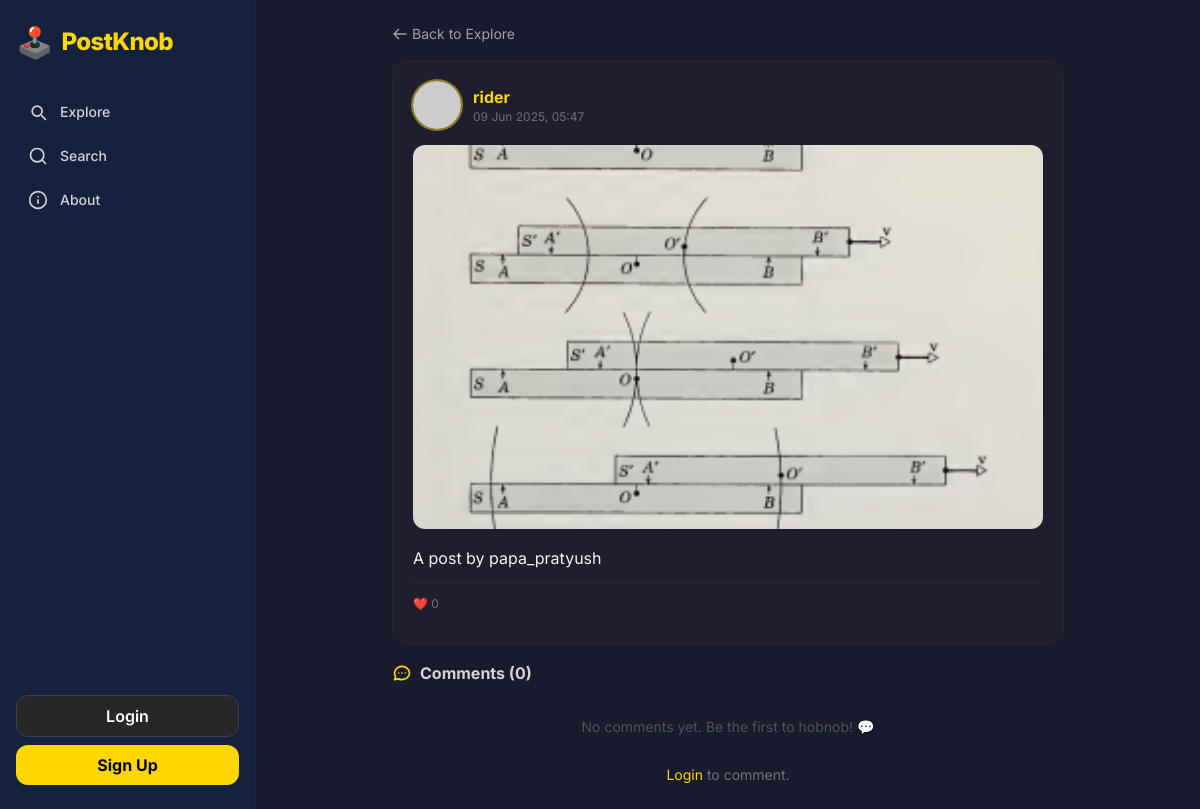
The page /postknob/post/3/ on the database as committed earlier.
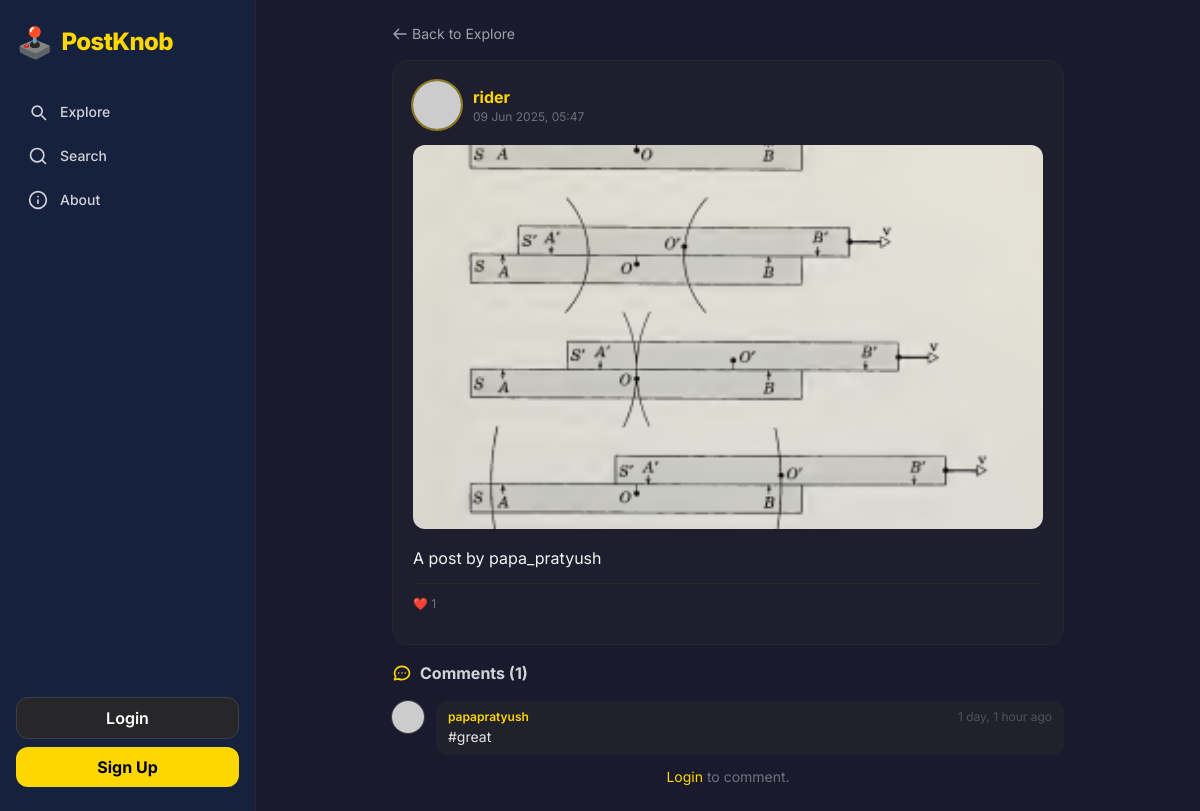
The same page on the database as committed later.
### postknob/models.py (models this page shows, shortened)
class Post(models.Model):
    user = models.ForeignKey(User, on_delete=models.CASCADE, related_name="posts")
    text = models.TextField(max_length=1000)
    photo = models.ImageField(upload_to="photos/", blank=True, null=True)
    hashtags = models.ManyToManyField(Hashtag, blank=True, related_name="posts")
    created_at = models.DateTimeField(auto_now_add=True)
    updated_at = models.DateTimeField(auto_now=True)
    class Meta:
        ordering = ["-created_at"]
        indexes = [
            models.Index(fields=["-created_at"]),
            models.Index(fields=["user", "-created_at"]),
        ]

class Comment(models.Model):
    user = models.ForeignKey(User, on_delete=models.CASCADE, related_name="comments")
    post = models.ForeignKey(Post, on_delete=models.CASCADE, related_name="comments")
    body = models.TextField(max_length=500)
    created_at = models.DateTimeField(auto_now_add=True)
    class Meta:
        ordering = ["created_at"]
        indexes = [models.Index(fields=["post", "created_at"])]

### postknob/views.py (the view)
# urls.py: path("post/<int:pk>/", views.tweet_detail, name="tweet_detail"),
def tweet_detail(request, pk):
    tweet = get_object_or_404(
        Post.objects.select_related("user", "user__profile").prefetch_related("hashtags", "likes"),
        pk=pk,
    )
    comments = tweet.comments.select_related("user", "user__profile").order_by("created_at")
    comment_form = CommentForm()
    liked = request.user.is_authenticated and tweet.likes.filter(user=request.user).exists()
    bookmarked = request.user.is_authenticated and tweet.bookmarks.filter(user=request.user).exists()
    return render(request, "tweet_detail.html", {
        "tweet": tweet,
        "comments": comments,
        "comment_form": comment_form,
        "liked": liked,
        "bookmarked": bookmarked,
    })

### postknob/models.py (called while the page is built)
    def get_avatar(self):
        if self.avatar and hasattr(self.avatar, "url"):
            return self.avatar.url
        if self.avatar_url:
            return self.avatar_url
        return "https://ui-avatars.com/api/?name={}&background=1a1a2e&color=FFD700&bold=true".format(
            self.user.username
        )

### postknob/templates/tweet_detail.html (shortened to what this page needs)
{% extends "layout.html" %}
{% block content %}
<div class="max-w-2xl mx-auto">
  <a href="{% url 'postknob:tweet_list' %}" class="inline-flex items-center gap-1 text-zinc-400 hover:text-gold text-sm mb-4 transition">
    <svg class="w-4 h-4" fill="none" stroke="currentColor" stroke-width="2" viewBox="0 0 24 24"><path stroke-linecap="round" stroke-linejoin="round" d="M10 19l-7-7m0 0l7-7m-7 7h18"/></svg>
    Back to Explore
  </a>
  <div class="card p-5 animate-fade-in">
    <div class="flex items-center gap-3 mb-4">
      <a href="{% url 'postknob:profile' username=tweet.user.username %}">
        <img src="{{ tweet.user.profile.get_avatar }}" alt="{{ tweet.user.username }}" class="w-12 h-12 rounded-full object-cover ring-2 ring-gold/50 hover:ring-gold transition">
      </a>
      <div>
        <a href="{% url 'postknob:profile' username=tweet.user.username %}" class="font-bold text-gold hover:underline">{{ tweet.user.username }}</a>
        <p class="text-zinc-500 text-xs">{{ tweet.created_at|date:"d M Y, H:i" }}</p>
      </div>
    </div>
    {% if tweet.photo %}
    <img src="{{ tweet.photo.url }}" alt="Post image" class="w-full rounded-xl mb-4 object-cover max-h-96 cursor-zoom-in" id="post-image">
    {% endif %}
    <p class="text-zinc-100 text-base leading-relaxed mb-3">{{ tweet.text }}</p>
    <div class="flex items-center gap-4 py-3 border-t border-zinc-800">
      {% if user.is_authenticated %}
      <div hx-target="this" hx-swap="outerHTML">
        {% include "partials/like_btn.html" with tweet=tweet liked=liked like_count=tweet.likes.count %}
      </div>
      <div hx-target="this" hx-swap="outerHTML" class="ml-auto">
        {% include "partials/bookmark_btn.html" with tweet=tweet bookmarked=bookmarked %}
      </div>
      {% else %}
      <span class="text-zinc-500 text-xs">❤️ {{ tweet.likes.count }}</span>
      {% endif %}
    </div>
  </div>
  <div class="mt-4">
    <h2 class="font-bold text-zinc-300 mb-3 flex items-center gap-2" id="comments">
      Comments ({{ tweet.comments.count }})
    </h2>
    {% include "partials/comment_section.html" with tweet=tweet comments=comments comment_form=comment_form %}
  </div>
</div>
{% endblock %}

### templates/layout.html (shortened to what this page needs)
{% load static %}
<!DOCTYPE html>
<html lang="en" class="dark">
<head>
  <script src="https://cdn.tailwindcss.com"></script>
</head>
<body class="bg-brand text-white min-h-screen flex" hx-boost="true" hx-headers='{"X-CSRFToken": "{{ csrf_token }}"}'>
  <aside
    class="hidden lg:flex flex-col w-64 min-h-screen bg-brand-mid border-r border-zinc-800 fixed top-0 left-0 z-30 px-4 py-6">
    <a href="{% url 'home' %}" class="flex items-center gap-2 mb-8 group">
      <span class="text-3xl select-none">🕹️</span>
      <span class="text-2xl font-extrabold text-gold tracking-tight group-hover:opacity-80 transition">PostKnob</span>
    </a>
    <nav class="flex flex-col gap-1 flex-1">
      <a href="{% url 'postknob:tweet_list' %}"
        class="nav-link {% if request.resolver_match.url_name == 'tweet_list' %}active{% endif %}">
        <svg class="w-5 h-5" fill="none" stroke="currentColor" stroke-width="2" viewBox="0 0 24 24">
          <path stroke-linecap="round" stroke-linejoin="round" d="M21 21l-4.35-4.35M17 11A6 6 0 115 11a6 6 0 0112 0z" />
        </svg>
        Explore
      </a>
      <a href="{% url 'postknob:search' %}"
        class="nav-link {% if request.resolver_match.url_name == 'search' %}active{% endif %}">
        <svg class="w-5 h-5" fill="none" stroke="currentColor" stroke-width="2" viewBox="0 0 24 24">
          <circle cx="11" cy="11" r="8" />
          <path stroke-linecap="round" d="m21 21-4.35-4.35" />
        </svg>
        Search
      </a>
      <a href="{% url 'postknob:about' %}" class="nav-link">
        <svg class="w-5 h-5" fill="none" stroke="currentColor" stroke-width="2" viewBox="0 0 24 24">
          <circle cx="12" cy="12" r="10" />
          <path stroke-linecap="round" d="M12 16v-4m0-4h.01" />
        </svg>
        About
      </a>
    </nav>
    {% if user.is_authenticated %}
    <a href="{% url 'postknob:tweet_create' %}"
      class="mt-4 flex items-center justify-center gap-2 bg-gold text-black font-bold rounded-xl py-3 hover:bg-yellow-300 transition transform hover:scale-105 shadow-lg shadow-yellow-900/20">
      <svg class="w-5 h-5" fill="none" stroke="currentColor" stroke-width="2.5" viewBox="0 0 24 24">
        <path stroke-linecap="round" stroke-linejoin="round" d="M12 4v16m8-8H4" />
      </svg>
      New Post
    </a>
    <div class="mt-6 flex items-center gap-3 border-t border-zinc-700 pt-4">
      <img src="{{ user.profile.get_avatar }}" alt="avatar"
        class="w-10 h-10 rounded-full object-cover ring-2 ring-gold">
      <div class="flex-1 min-w-0">
        <p class="font-semibold text-gold truncate text-sm">{{ user.username }}</p>
        <p class="text-zinc-400 text-xs truncate">@{{ user.username }}</p>
      </div>
      <form method="post" action="{% url 'postknob:logout' %}">
        {% csrf_token %}
        <button type="submit" title="Logout" class="text-zinc-400 hover:text-red-400 transition">
          <svg class="w-5 h-5" fill="none" stroke="currentColor" stroke-width="2" viewBox="0 0 24 24">
            <path stroke-linecap="round" stroke-linejoin="round"
              d="M17 16l4-4m0 0l-4-4m4 4H7m6 4v1a2 2 0 01-2 2H5a2 2 0 01-2-2V7a2 2 0 012-2h6a2 2 0 012 2v1" />
          </svg>
        </button>
      </form>
    </div>
    {% else %}
    <div class="mt-4 flex flex-col gap-2">
      <a href="{% url 'login' %}" class="btn-secondary text-center">Login</a>
      <a href="{% url 'postknob:register' %}" class="btn-primary text-center">Sign Up</a>
    </div>
    {% endif %}
  </aside>
  <main class="flex-1 lg:ml-64 pt-16 lg:pt-0 min-h-screen">
    <div class="max-w-4xl mx-auto px-4 py-6">
      {% block content %}{% endblock %}
    </div>
  </main>
</body>
</html>

### postknob/templates/partials/comment_section.html (shortened to what this page needs)
<div id="comment-section" class="flex flex-col gap-3 mt-4">
  {% for comment in comments %}
  <div class="flex gap-3 animate-fade-in" id="comment-{{ comment.id }}">
    <img src="{{ comment.user.profile.get_avatar }}" alt="{{ comment.user.username }}" class="w-8 h-8 rounded-full object-cover flex-shrink-0 ring-1 ring-zinc-700">
    <div class="flex-1 bg-zinc-800/60 rounded-xl px-3 py-2">
      <div class="flex items-baseline justify-between gap-2">
        <a href="{% url 'postknob:profile' username=comment.user.username %}" class="text-gold text-xs font-semibold hover:underline">{{ comment.user.username }}</a>
        <span class="text-zinc-600 text-xs">{{ comment.created_at|timesince }} ago</span>
      </div>
      <p class="text-zinc-200 text-sm mt-0.5">{{ comment.body }}</p>
    </div>
  </div>
  {% empty %}
  <p class="text-zinc-600 text-sm text-center py-4">No comments yet. Be the first to hobnob! 💬</p>
  {% endfor %}
  {% if request.user.is_authenticated %}
  <form
    hx-post="{% url 'postknob:comment_create' pk=tweet.id %}"
    hx-target="#comment-section"
    hx-swap="outerHTML"
    class="flex gap-2 items-center mt-2">
    {% csrf_token %}
    <img src="{{ request.user.profile.get_avatar }}" alt="you" class="w-8 h-8 rounded-full object-cover flex-shrink-0 ring-1 ring-gold/50">
    {{ comment_form.body }}
    <button type="submit" class="bg-gold text-black font-bold text-xs px-3 py-2 rounded-lg hover:bg-yellow-300 transition flex-shrink-0">Post</button>
  </form>
  {% else %}
  <p class="text-center text-zinc-500 text-sm"><a href="{% url 'login' %}" class="text-gold hover:underline">Login</a> to comment.</p>
  {% endif %}
</div>

### templates/layout.html (style rules this page uses)
body { font-family: 'Inter', sans-serif; }
.nav-link { @apply flex items-center gap-3 px-3 py-2.5 rounded-xl text-zinc-300 hover:bg-zinc-800 hover:text-white transition font-medium text-sm; }
.btn-primary { @apply bg-gold text-black font-bold px-4 py-2 rounded-xl hover:bg-yellow-300 transition transform hover:scale-105; }
.btn-secondary { @apply bg-zinc-800 text-white font-semibold px-4 py-2 rounded-xl border border-zinc-700 hover:border-gold hover:text-gold transition; }
.card { @apply bg-zinc-850 border border-zinc-800 rounded-2xl overflow-hidden hover:border-zinc-700 transition; }

Rows that differ between the two databases and show on the page:
computed for Post "A post by papa_pratyush": likes.count "0" → "1"; comments.count "0" → "1"
added Comment: user.username "papapratyush", created_at "1 day, 1 hour", body "#great"
Other text that changed with them:
text no longer shown: "No comments yet. Be the first to hobnob! 💬"
